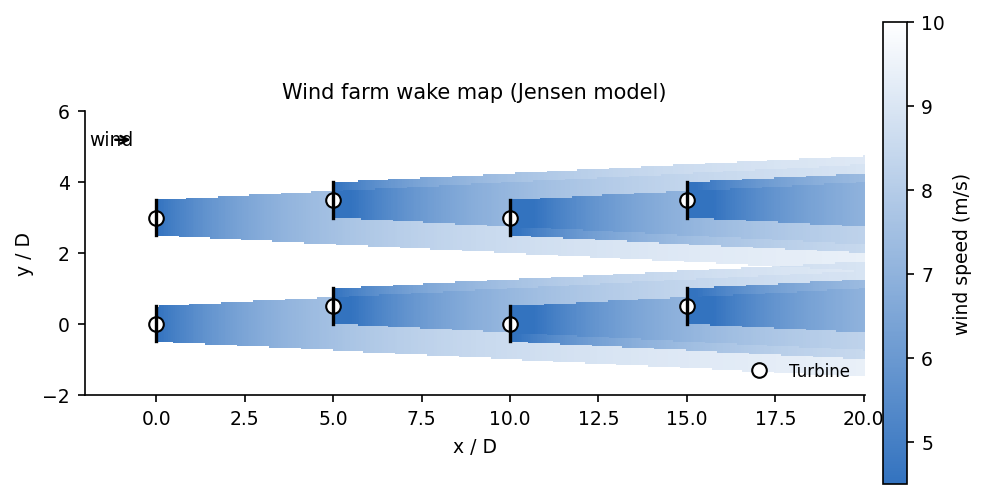

Generate this figure with Python:
"""wake_heatmap: 风电场尾流热力图（Jensen 尾流模型，8 台风机俯视风速云图）."""
import sys, os; sys.path.insert(0, os.path.join(os.path.dirname(os.path.abspath(__file__)), '..', '..', '_utils', 'python'))
import numpy as np
import matplotlib.pyplot as plt
from theme import apply_theme
from palette import sequential

def make_figure(u0=10.0, ct=0.8, k=0.05, d=80.0,
                title='Wind farm wake map (Jensen model)'):
    """Jensen (Park) 尾流模型, 风沿 +x 吹:
    单机下游 x 处速度亏损  a = (1 - sqrt(1-Ct)) / (1 + 2k*x/D)^2,
    尾流半径线性扩张      r_w(x) = D/2 + k*x,
    多机尾流叠加取均方根  a_tot = sqrt(sum a_i^2)  (Katic 叠加),
    U(x,y) = U0 * (1 - a_tot)。Ct 推力系数, k 尾流衰减常数(陆上~0.05)。
    """
    apply_theme()
    # 8 台风机: 4 列 x 2 行交错网格 (间距 5D 顺风向, 3D 横风向)
    tx = np.array([0, 5, 10, 15, 0, 5, 10, 15]) * d
    ty = np.array([0, 0, 0, 0, 3, 3, 3, 3]) * d + np.array([0, 0.5, 0, 0.5, 0, 0.5, 0, 0.5]) * d
    x = np.linspace(-2 * d, 20 * d, 440)
    y = np.linspace(-2 * d, 6 * d, 180)
    X, Y = np.meshgrid(x, y)
    a_sq = np.zeros_like(X)
    for xt, yt in zip(tx, ty):                               # 8 台, 循环可接受
        dx, dy = X - xt, Y - yt
        rw = d / 2 + k * dx                                  # 尾流半径
        inwake = (dx > 0) & (np.abs(dy) < rw)
        a = (1 - np.sqrt(1 - ct)) / (1 + 2 * k * dx / d) ** 2
        a_sq += np.where(inwake, a ** 2, 0.0)
    U = u0 * (1 - np.sqrt(a_sq))
    fig, ax = plt.subplots(figsize=(7, 3.4))
    pm = ax.pcolormesh(X / d, Y / d, U, cmap=sequential('blue').reversed(),
                       shading='auto', vmin=0.45 * u0, vmax=u0)
    fig.colorbar(pm, ax=ax, label='wind speed (m/s)', pad=0.02)
    ax.plot(tx / d, ty / d, marker='o', linestyle='none', markersize=7,
            markerfacecolor='white', markeredgecolor='black',
            markeredgewidth=1.0, label='Turbine')
    # 风机转子线（垂直于来流）
    for xt, yt in zip(tx / d, ty / d):
        ax.plot([xt, xt], [yt - 0.5, yt + 0.5], color='black', linewidth=1.6)
    ax.annotate('wind', xy=(-0.6, 5.2), xytext=(-1.9, 5.2),
                arrowprops=dict(arrowstyle='->', lw=1.2), va='center', fontsize=9)
    ax.set_xlabel('x / D'); ax.set_ylabel('y / D'); ax.set_title(title)
    ax.set_aspect('equal')
    ax.legend(frameon=False, loc='lower right')
    fig.tight_layout()
    return fig

if __name__ == '__main__':
    fig = make_figure(); fig.savefig(__file__.replace('.py', '.png'), dpi=150)
